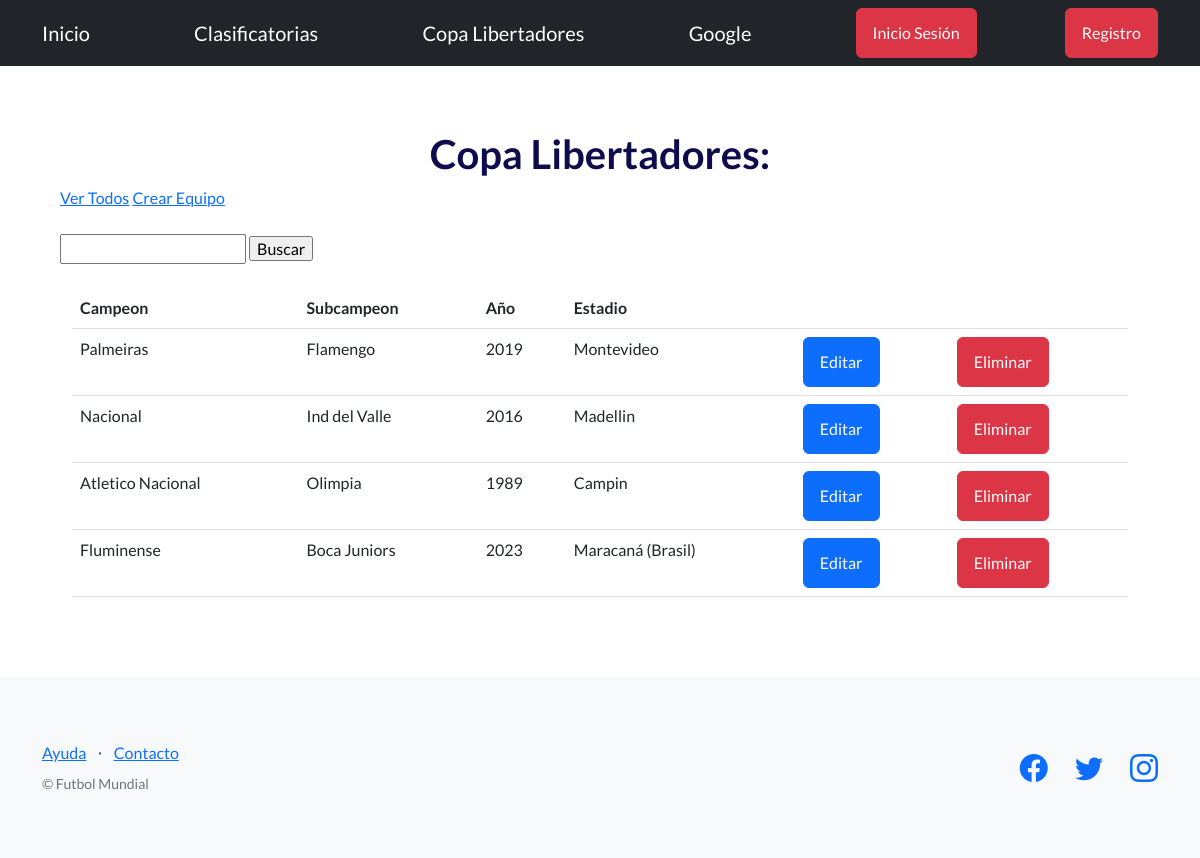
Screenshot of /futbol/copa/ with the database file from the repository.
### control/models.py (models this page shows, shortened)
class Copa_Libertadores(models.Model):
    campeon=models.CharField(max_length=150)
    subcampeon=models.CharField(max_length=150)
    año=models.IntegerField()
    estadio=models.CharField(max_length=250)

### control/views.py (the view)
# urls.py: path("copa/", copa, name="copa"),
def copa(request):
    contexto = {
        "cupos": Copa_Libertadores.objects.all(),
    }
    http_response = render(
        request=request,
        template_name='control/lista_equipos.html',
        context=contexto,
    )
    return http_response

### control/templates/control/lista_equipos.html (shortened to what this page needs)
{% extends "base.html" %}
{% block contenido %}
<h1 style="color: rgb(15, 12, 77);">
    <div style="text-align: center;">
        Copa Libertadores:
    </div>
</h1>
<a href="{% url 'copa' %}">Ver Todos</a>
<a href="{% url 'crear_equipo' %}">Crear Equipo</a>
<br><br>
<form action="{% url 'buscar_equipos' %}" method="post">
  <input type="text" name="busqueda">
  <input type="submit" value="Buscar">
</form>
<br>
<div class="container">
<table class="table">
  <tbody>
    <tr>
      <th>Campeon</th>
      <th>Subcampeon</th>
      <th>Año</th>
      <th>Estadio</th>
      <th></th>
      <th></th>
    </tr>
    {% for cupo in cupos %}
    <tr>
      <td>{{ cupo.campeon }}</td>
      <td>{{ cupo.subcampeon }}</td>
      <td>{{ cupo.año }}</td>
      <td>{{ cupo.estadio }}</td>
      <td>
        <a class="btn btn-primary" href="{% url 'editar_equipo' cupo.id %}">Editar</a>
      </td>
      <td>
        <form action="{% url 'eliminar_equipo' cupo.id %}" method="post">
          <input type="submit" class="btn btn-danger" value="Eliminar"/>
        </form>
      </td>
    </tr>
  {% endfor %}
  </tbody>
</table>
</div>
{% endblock contenido %}

### rows the page displays
Copa_Libertadores: campeon "Palmeiras", subcampeon "Flamengo", año "2019", estadio "Montevideo"
Copa_Libertadores: campeon "Nacional", subcampeon "Ind del Valle", año "2016", estadio "Madellin"
Copa_Libertadores: campeon "Atletico Nacional", subcampeon "Olimpia", año "1989", estadio "Campin"
Copa_Libertadores: campeon "Fluminense", subcampeon "Boca Juniors", año "2023", estadio "Maracaná (Brasil)"
